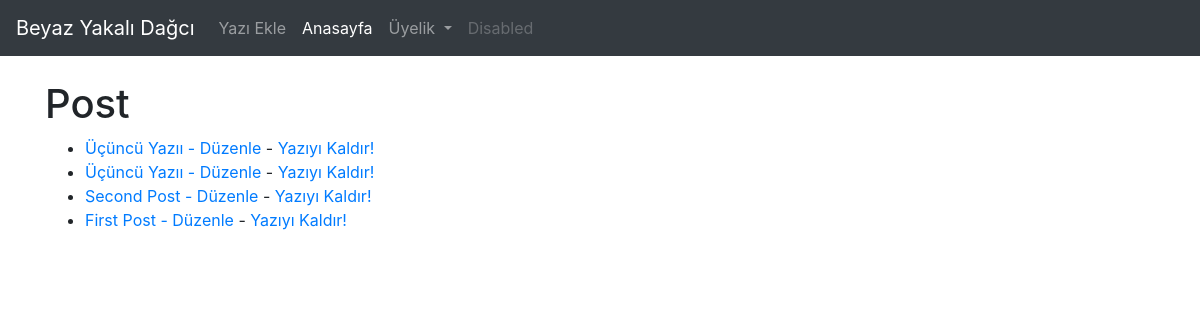
Page / (signed in) on the earlier database version.
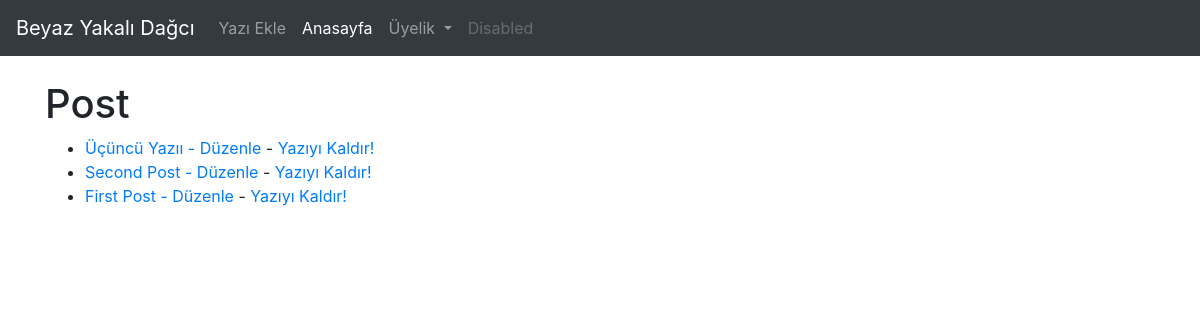
Same page on the later database version.
### blog/models.py (models this page shows, shortened)
class Post(models.Model):
    title = models.CharField(max_length=255)
    author = models.ForeignKey(User, on_delete=models.CASCADE)
    body = models.TextField()

### blog/views.py (the view)
# urls.py: path('', HomeView.as_view(), name='home'),
class HomeView(ListView):
    model = Post
    template_name = 'home.html'
    ordering = ['-id']

### blog/templates/home.html
{% extends 'base.html' %}
{% block content %}
<h1> Post</h1>
<ul>
{% for post in object_list %}
<li>
    <a href="{% url 'article-detail' post.pk %}" -
    {{ post.author }}
    <br/>
    {{ post.title }}
    {% if user.is_authenticated %}
        -
        <a href="{% url 'update-post' post.pk %}">Düzenle</a> -
        <a href="{% url 'delete-post' post.pk %}">Yazıyı Kaldır!</a>
    {% endif %}
</li>
{% endfor %}
</ul>
{% endblock %}

Differences in the rows shown:
removed Post: title "Üçüncü Yazıı"
